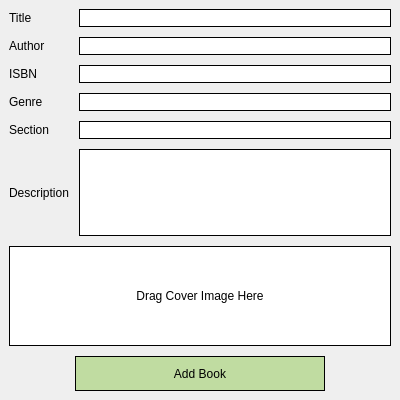
<?xml version="1.0" encoding="UTF-8"?>
<ui version="4.0">
 <class>ViewAddBook</class>
 <widget class="QWidget" name="ViewAddBook">
  <property name="geometry">
   <rect>
    <x>0</x>
    <y>0</y>
    <width>400</width>
    <height>400</height>
   </rect>
  </property>
  <property name="windowTitle">
   <string>Form</string>
  </property>
  <property name="styleSheet">
   <string notr="true">background-color: rgb(227, 238, 219);

QLabel {
	
	font: 700 9pt &quot;Segoe UI&quot;;
	color: rgb(0, 0, 0);
}</string>
  </property>
  <layout class="QVBoxLayout" name="verticalLayout_2">
   <property name="leftMargin">
    <number>0</number>
   </property>
   <property name="topMargin">
    <number>0</number>
   </property>
   <property name="rightMargin">
    <number>0</number>
   </property>
   <property name="bottomMargin">
    <number>0</number>
   </property>
   <item>
    <layout class="QVBoxLayout" name="viewBackground" stretch="2">
     <property name="spacing">
      <number>10</number>
     </property>
     <property name="leftMargin">
      <number>9</number>
     </property>
     <property name="topMargin">
      <number>9</number>
     </property>
     <property name="rightMargin">
      <number>9</number>
     </property>
     <property name="bottomMargin">
      <number>9</number>
     </property>
     <item>
      <layout class="QVBoxLayout" name="bookInfoLayout">
       <item>
        <layout class="QGridLayout" name="inputsLayout">
         <property name="verticalSpacing">
          <number>10</number>
         </property>
         <item row="2" column="1">
          <widget class="QLineEdit" name="isbnLineEdit">
           <property name="styleSheet">
            <string notr="true">#isbnLineEdit{
	border: 1px solid;
	color: rgb(0, 0, 0);
	background-color: rgb(255, 255, 255);
}</string>
           </property>
          </widget>
         </item>
         <item row="5" column="0">
          <widget class="QLabel" name="descriptionLabel">
           <property name="styleSheet">
            <string notr="true">#descriptionLabel {
    font: 700 9pt &quot;Segoe UI&quot;;
    color: rgb(0, 0, 0);
}</string>
           </property>
           <property name="text">
            <string>Description</string>
           </property>
          </widget>
         </item>
         <item row="3" column="1">
          <widget class="QLineEdit" name="genreLineEdit">
           <property name="styleSheet">
            <string notr="true">#genreLineEdit{
	border: 1px solid;
	color: rgb(0, 0, 0);
	background-color: rgb(255, 255, 255);
}</string>
           </property>
          </widget>
         </item>
         <item row="0" column="0">
          <widget class="QLabel" name="titleLabel">
           <property name="styleSheet">
            <string notr="true">#titleLabel {
    font: 700 9pt &quot;Segoe UI&quot;;
    color: rgb(0, 0, 0);
}</string>
           </property>
           <property name="text">
            <string>Title</string>
           </property>
          </widget>
         </item>
         <item row="1" column="0">
          <widget class="QLabel" name="authorLabel">
           <property name="styleSheet">
            <string notr="true">#authorLabel {
    font: 700 9pt &quot;Segoe UI&quot;;
    color: rgb(0, 0, 0);
}</string>
           </property>
           <property name="text">
            <string>Author</string>
           </property>
          </widget>
         </item>
         <item row="2" column="0">
          <widget class="QLabel" name="isbnLabel">
           <property name="styleSheet">
            <string notr="true">#isbnLabel {
    font: 700 9pt &quot;Segoe UI&quot;;
    color: rgb(0, 0, 0);
}</string>
           </property>
           <property name="text">
            <string>ISBN</string>
           </property>
          </widget>
         </item>
         <item row="5" column="1">
          <widget class="QTextEdit" name="descriptionTextEdit">
           <property name="styleSheet">
            <string notr="true">#descriptionTextEdit{
	border: 1px solid;
	color: rgb(0, 0, 0);
	background-color: rgb(255, 255, 255);
}</string>
           </property>
          </widget>
         </item>
         <item row="0" column="1">
          <widget class="QLineEdit" name="titleLineEdit">
           <property name="styleSheet">
            <string notr="true">#titleLineEdit{
	border: 1px solid;
	color: rgb(0, 0, 0);
	background-color: rgb(255, 255, 255);
}</string>
           </property>
          </widget>
         </item>
         <item row="1" column="1">
          <widget class="QLineEdit" name="authorLineEdit">
           <property name="styleSheet">
            <string notr="true">#authorLineEdit{
	border: 1px solid;
	color: rgb(0, 0, 0);
	background-color: rgb(255, 255, 255);
}</string>
           </property>
          </widget>
         </item>
         <item row="4" column="0">
          <widget class="QLabel" name="sectionLabel">
           <property name="styleSheet">
            <string notr="true">#sectionLabel {
    font: 700 9pt &quot;Segoe UI&quot;;
    color: rgb(0, 0, 0);
}</string>
           </property>
           <property name="text">
            <string>Section</string>
           </property>
          </widget>
         </item>
         <item row="3" column="0">
          <widget class="QLabel" name="genreLabel">
           <property name="styleSheet">
            <string notr="true">#genreLabel {
    font: 700 9pt &quot;Segoe UI&quot;;
    color: rgb(0, 0, 0);
}</string>
           </property>
           <property name="text">
            <string>Genre</string>
           </property>
          </widget>
         </item>
         <item row="4" column="1">
          <widget class="QLineEdit" name="sectionLineEdit">
           <property name="styleSheet">
            <string notr="true">#sectionLineEdit{
	border: 1px solid;
	color: rgb(0, 0, 0);
	background-color: rgb(255, 255, 255);
}</string>
           </property>
          </widget>
         </item>
        </layout>
       </item>
       <item>
        <widget class="QLabel" name="coverPreviewLabel">
         <property name="minimumSize">
          <size>
           <width>0</width>
           <height>100</height>
          </size>
         </property>
         <property name="acceptDrops">
          <bool>true</bool>
         </property>
         <property name="styleSheet">
          <string notr="true">#coverPreviewLabel{
	
	background-color: rgb(255, 255, 255);
	color: rgb(0, 0, 0);
}</string>
         </property>
         <property name="frameShape">
          <enum>QFrame::Shape::Box</enum>
         </property>
         <property name="frameShadow">
          <enum>QFrame::Shadow::Plain</enum>
         </property>
         <property name="text">
          <string>Drag Cover Image Here</string>
         </property>
         <property name="alignment">
          <set>Qt::AlignmentFlag::AlignCenter</set>
         </property>
        </widget>
       </item>
       <item>
        <layout class="QHBoxLayout" name="buttonLayout">
         <item>
          <widget class="QPushButton" name="saveButton">
           <property name="minimumSize">
            <size>
             <width>0</width>
             <height>35</height>
            </size>
           </property>
           <property name="maximumSize">
            <size>
             <width>250</width>
             <height>16777215</height>
            </size>
           </property>
           <property name="styleSheet">
            <string notr="true">#saveButton{
	border: 1px solid;
	color: rgb(0, 0, 0);
	font: 700 9pt &quot;Segoe UI&quot;;
	background-color: rgb(192, 220, 161);
}</string>
           </property>
           <property name="text">
            <string>Add Book</string>
           </property>
          </widget>
         </item>
        </layout>
       </item>
      </layout>
     </item>
    </layout>
   </item>
  </layout>
 </widget>
 <resources/>
 <connections/>
</ui>
